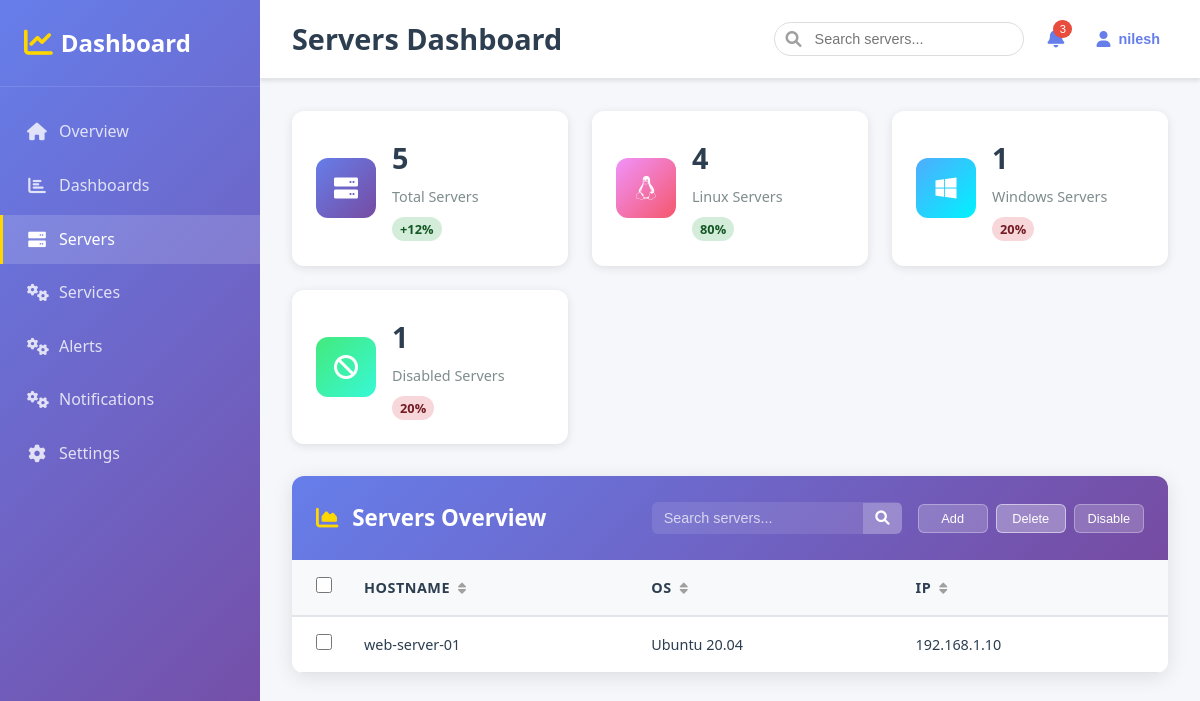
The page /api/servers/ (signed in) on the database its author committed.
### apps/core/models.py (models this page shows, shortened)
class Servers(models.Model):
    hostname = models.CharField(max_length=100)
    os = models.CharField(max_length=100)
    ip = models.GenericIPAddressField(protocol='both', unpack_ipv4=False)

### apps/core/views.py (the view)
# urls.py: path('servers/', views.servers_view, name='servers'),
@login_required(login_url='core:login')
def servers_view(request):
    servers = Servers.objects.all()
    context = {
        'title': 'Dashboard Template',
        'message': 'Welcome to the Dashboard Template',
        'servers': servers
    }
    return render(request, 'core/servers.html', context)

### templates/core/servers.html (shortened to what this page needs)
<!DOCTYPE html>
<html lang="en">
<head>
    {% load static %}
    <link rel="stylesheet" href="{% static 'css/styles.css' %}">
    <link href="https://cdnjs.cloudflare.com/ajax/libs/font-awesome/6.0.0/css/all.min.css" rel="stylesheet">
</head>
<body>
    <div class="container">
        <aside class="sidebar">
            <div class="sidebar-header">
                <h2><i class="fas fa-chart-line"></i> Dashboard</h2>
            </div>
            <nav class="sidebar-nav">
                <ul class="nav-list">
                    <li class="nav-item">
                        <a href="/" class="nav-link">
                            <i class="fas fa-home"></i>
                            <span>Overview</span>
                        </a>
                    </li>
                    <li class="nav-item">
                        <a href="/dashboards" class="nav-link">
                            <i class="fas fa-chart-bar"></i>
                            <span>Dashboards</span>
                        </a>
                    </li>
                    <li class="nav-item active">
                        <a href="/servers" class="nav-link">
                            <i class="fas fa-server"></i>
                            <span>Servers</span>
                        </a>
                    </li>
                    <li class="nav-item">
                        <a href="/services" class="nav-link">
                            <i class="fas fa-cogs"></i>
                            <span>Services</span>
                        </a>
                    </li>
                    <li class="nav-item">
                        <a href="/alerts" class="nav-link">
                            <i class="fas fa-cogs"></i>
                            <span>Alerts</span>
                        </a>
                    </li>
                    <li class="nav-item">
                        <a href="/notifications" class="nav-link">
                            <i class="fas fa-cogs"></i>
                            <span>Notifications</span>
                        </a>
                    </li>
                    <li class="nav-item">
                        <a href="/settings" class="nav-link">
                            <i class="fas fa-cog"></i>
                            <span>Settings</span>
                        </a>
                    </li>
                </ul>
            </nav>
        </aside>
        <main class="main-content">
            <header class="top-header">
                <div class="header-left">
                    <h1>Servers Dashboard</h1>
                </div>
                <div class="header-right">
                    <div class="search-box">
                        <i class="fas fa-search"></i>
                        <input type="text" placeholder="Search servers...">
                    </div>
                    <button class="notification-btn">
                        <i class="fas fa-bell"></i>
                        <span class="notification-badge">3</span>
                    </button>
                    <div class="user-menu">
                        <button class="user-btn">
                            <i class="fas fa-user"></i>
                            <span class="user-name">{{ request.user.get_full_name|default:request.user.username }}</span>
                        </button>
                    </div>
                </div>
            </header>
            <div class="dashboard-content">
                <div class="stats-grid">
                    <div class="stat-card">
                        <div class="stat-icon">
                            <i class="fas fa-server"></i>
                        </div>
                        <div class="stat-info">
                            <h3>5</h3>
                            <p>Total Servers</p>
                            <span class="stat-change positive">+12%</span>
                        </div>
                    </div>
                    <div class="stat-card">
                        <div class="stat-icon">
                            <i class="fab fa-linux"></i>
                        </div>
                        <div class="stat-info">
                            <h3>4</h3>
                            <p>Linux Servers</p>
                            <span class="stat-change positive">80%</span>
                        </div>
                    </div>
                    <div class="stat-card">
                        <div class="stat-icon">
                            <i class="fab fa-windows"></i>
                        </div>
                        <div class="stat-info">
                            <h3>1</h3>
                            <p>Windows Servers</p>
                            <span class="stat-change negative">20%</span>
                        </div>
                    </div>
                    <div class="stat-card">
                        <div class="stat-icon">
                            <i class="fas fa-ban"></i>
                        </div>
                        <div class="stat-info">
                            <h3>1</h3>
                            <p>Disabled Servers</p>
                            <span class="stat-change negative">20%</span>
                        </div>
                    </div>
                </div>
                <div class="servers-overview-section">
                    <div class="servers-overview-card">
                        <div class="chart-header">
                            <h3><i class="fas fa-chart-area"></i> Servers Overview</h3>
                            <div class="header-controls">
                                <div class="table-search">
                                    <input type="text" id="servers-search" placeholder="Search servers..." class="search-input">
                                    <button class="search-btn">
                                        <i class="fas fa-search"></i>
                                    </button>
                                </div>
                                <div class="chart-controls">
                                    <button class="btn-secondary">Add</button>
                                    <button class="btn-secondary active">Delete</button>
                                    <button class="btn-secondary">Disable</button>
                                </div>
                            </div>
                        </div>
                        <div class="servers-table-container">
                            <table class="servers-table">
                                <thead>
                                    <tr>
                                        <th class="checkbox-column">
                                            <input type="checkbox" id="select-all" class="checkbox-input">
                                        </th>
                                        <th class="sortable" data-column="hostname">Hostname<i class="fas fa-sort sort-icon"></i></th>
                                        <th class="sortable" data-column="os">OS<i class="fas fa-sort sort-icon"></i></th>
                                        <th class="sortable" data-column="ip">IP<i class="fas fa-sort sort-icon"></i></th>
                                    </tr>
                                </thead>
                                <tbody>
                                    {% for server in servers %}
                                    <tr>
                                        <td class="checkbox-column">
                                            <input type="checkbox" class="checkbox-input">
                                        </td>
                                        <td>{{ server.hostname }}</td>
                                        <td>{{ server.os }}</td>
                                        <td>{{ server.ip }}</td>
                                    </tr>
                                    {% empty %}
                                    <tr>
                                        <td colspan="4">No servers found.</td>
                                    </tr>
                                    {% endfor %}
                                </tbody>
                            </table>
                        </div>
                    </div>
                </div>
            </div>
        </main>
    </div>
    <!-- {% load static %}
    <script src="{% static 'js/script.js' %}"></script> -->
</body>
</html>

### rows shown on the page
Servers: hostname "web-server-01", os "Ubuntu 20.04", ip "192.168.1.10"

### other values the page prints
{{ request.user.get_full_name|default:request.user.username }} "nilesh"
